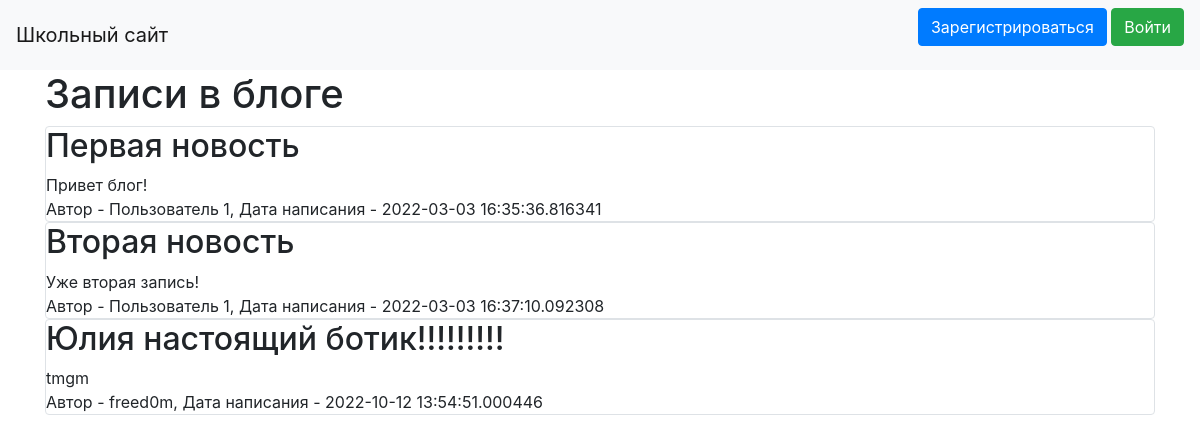
The page / on the database its author committed.
### data/news.py (models this page shows, shortened)
class News(SqlAlchemyBase):
    __tablename__ = 'news'
    id = sqlalchemy.Column(sqlalchemy.Integer,
                           primary_key=True, autoincrement=True)
    title = sqlalchemy.Column(sqlalchemy.String, nullable=True)
    content = sqlalchemy.Column(sqlalchemy.String, nullable=True)
    created_date = sqlalchemy.Column(sqlalchemy.DateTime,
                                     default=datetime.datetime.now)
    is_private = sqlalchemy.Column(sqlalchemy.Boolean, default=True)
    user_id = sqlalchemy.Column(sqlalchemy.Integer,
                                sqlalchemy.ForeignKey("users.id"))
    user = orm.relation("User")
    categories = orm.relation("Category",
                              secondary="association",
                              backref="news")

### data/users.py (models this page shows, shortened)
class User(SqlAlchemyBase, UserMixin):
    __tablename__ = 'users'
    id = sa.Column(sa.Integer,
                           primary_key=True, autoincrement=True)
    name = sa.Column(sa.String, nullable=True)
    about = sa.Column(sa.String, nullable=True)
    email = sa.Column(sa.String,
                              index=True, unique=True, nullable=True)
    hashed_password = sa.Column(sa.String, nullable=True)
    created_date = sa.Column(sa.DateTime,
                                     default=datetime.datetime.now())
    news = orm.relation("News", back_populates="user")

### main.py (the view)
@app.route("/")
def index():
    db_sess = db_session.create_session()
    if current_user.is_authenticated:
        news = db_sess.query(News).filter(
            (News.user == current_user) | (News.is_private != True))
    else:
        news = db_sess.query(News).filter(News.is_private != True)
    return render_template("index.html", news=news)

### data/db_session.py (called while the page is built)
def create_session() -> Session:
    global __factory
    return __factory()

### templates/index.html (shortened to what this page needs)
{% extends "base.html" %}
{% block content %}
<h1>Записи в блоге</h1>
{% for item in news%}
<div class="col-md6 border rounded">
    <h2>{{item.title}}</h2>
    <div>
        {{item.content}}
    </div>
    <div>
        Автор - {{item.user.name}}, Дата написания - {{item.created_date}}
    </div>
</div>
{% endfor %}
{% endblock %}

### templates/base.html (shortened to what this page needs)
<!doctype html>
<html lang="en">
<head>
    <link rel="stylesheet"
          href="https://stackpath.bootstrapcdn.com/bootstrap/4.4.1/css/bootstrap.min.css"
>
</head>
<body>
<header>
    <nav class="navbar navbar-light bg-light">
        <a class="navbar-brand" href="#">Школьный сайт</a>
        {% if current_user.is_authenticated %}
            <a class="navbar-brand" href="/logout">{{ current_user.name }}</a>
        {% else %}
            <p>
                <a class="btn btn-primary " href="/register">Зарегистрироваться</a>
                <a class="btn btn-success" href="/login">Войти</a>
            </p>
        {% endif %}
    </nav>
</header>
<main role="main" class="container">
    {% block content %}{% endblock %}
</main>
</body>
</html>

### rows shown on the page
News: title "Первая новость", content "Привет блог!", user.name "Пользователь 1", created_date "2022-03-03 16:35:36.816341"
News: title "Вторая новость", content "Уже вторая запись!", user.name "Пользователь 1", created_date "2022-03-03 16:37:10.092308"
News: title "Юлия настоящий ботик!!!!!!!!!", content "tmgm", user.name "freed0m", created_date "2022-10-12 13:54:51.000446"
